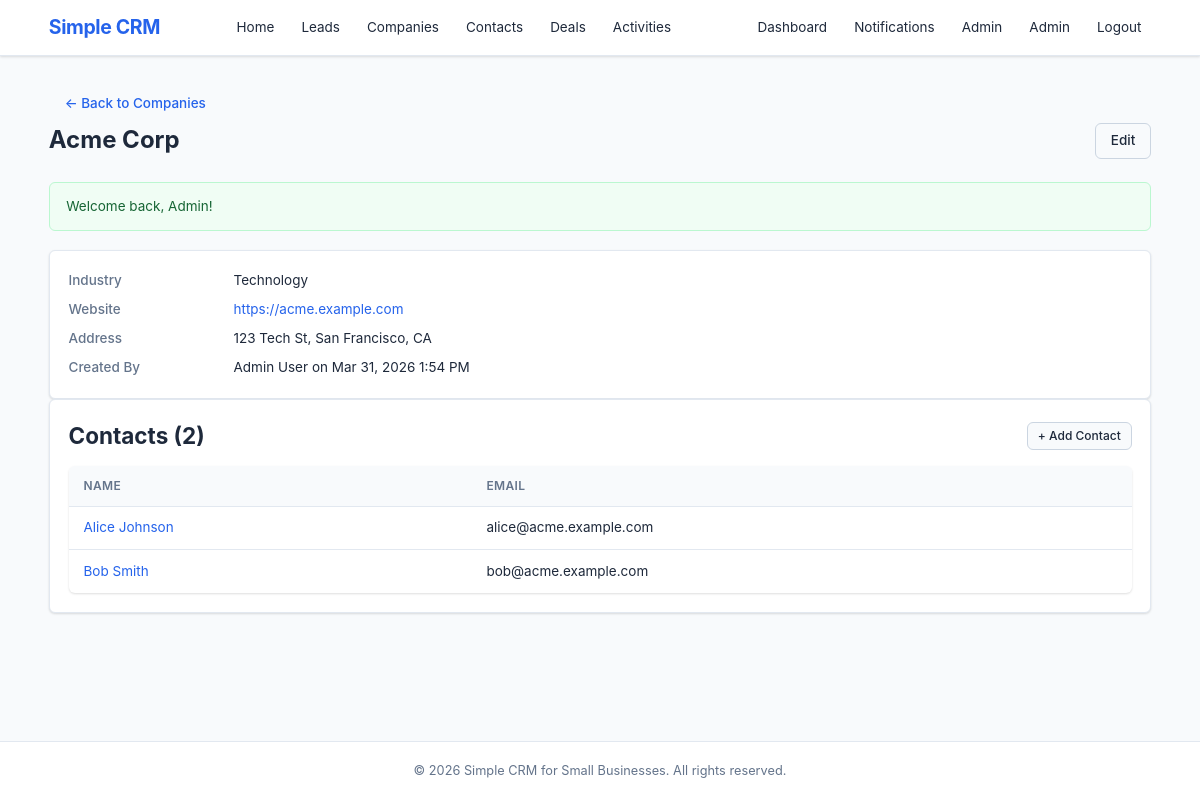
/public/company_detail.php?id=1 (signed in), run on the app's committed database.
### tables this page shows
CREATE TABLE IF NOT EXISTS `companies` (
    `id`         INT AUTO_INCREMENT PRIMARY KEY,
    `name`       VARCHAR(150) NOT NULL,
    `industry`   VARCHAR(100) DEFAULT NULL,
    `website`    VARCHAR(255) DEFAULT NULL,
    `address`    TEXT         DEFAULT NULL,
    `created_by` INT          DEFAULT NULL,
    `created_at` DATETIME     NOT NULL DEFAULT CURRENT_TIMESTAMP,
    FOREIGN KEY (`created_by`) REFERENCES `users`(`id`) ON DELETE SET NULL
);

CREATE TABLE IF NOT EXISTS `contacts` (
    `id`         INT AUTO_INCREMENT PRIMARY KEY,
    `company_id` INT          DEFAULT NULL,
    `first_name` VARCHAR(50)  NOT NULL,
    `last_name`  VARCHAR(50)  NOT NULL,
    `email`      VARCHAR(100) DEFAULT NULL,
    `phone`      VARCHAR(30)  DEFAULT NULL,
    `created_by` INT          DEFAULT NULL,
    `created_at` DATETIME     NOT NULL DEFAULT CURRENT_TIMESTAMP,
    FOREIGN KEY (`company_id`) REFERENCES `companies`(`id`) ON DELETE SET NULL,
    FOREIGN KEY (`created_by`) REFERENCES `users`(`id`)     ON DELETE SET NULL
);

### models/Company.php (called while the page is built, shortened)
<?php
function getCompanyById(int $id): ?array
{
    $db = getDB();
    $stmt = $db->prepare(
        'SELECT co.*,
                CONCAT(u.first_name, " ", u.last_name) AS creator_name
         FROM companies co
         LEFT JOIN users u ON co.created_by = u.id
         WHERE co.id = :id'
    );
    $stmt->execute([':id' => $id]);
    return $stmt->fetch() ?: null;
}

### includes/auth.php (called while the page is built, shortened)
<?php
function isLoggedIn(): bool
{
    return isset($_SESSION['user_id']);
}
function currentRole(): string
{
    return $_SESSION['user_role'] ?? 'visitor';
}
function hasMinRole(string $minRole): bool
{
    $hierarchy = [
        'visitor'       => 0,
        'user'          => 1,
        'sales_rep'     => 2,
        'sales_manager' => 3,
        'admin'         => 4,
    ];
    $userLevel = $hierarchy[currentRole()] ?? 0;
    $minLevel  = $hierarchy[$minRole]      ?? 0;
    return $userLevel >= $minLevel;
}

### includes/permissions.php (called while the page is built, shortened)
<?php
require_once __DIR__ . '/auth.php';
function canEditCompany(array $c): bool {
    if (hasMinRole('admin')) return true;
    return ($c['created_by'] == currentUserId());
}

### models/Contact.php (called while the page is built, shortened)
<?php
function getContactsByCompany(int $companyId): array
{
    $db = getDB();
    $stmt = $db->prepare(
        'SELECT id, first_name, last_name, email FROM contacts WHERE company_id = :cid ORDER BY last_name'
    );
    $stmt->execute([':cid' => $companyId]);
    return $stmt->fetchAll();
}

### public/company_detail.php (the view, shortened to what this page needs)
<?php
require_once __DIR__ . '/../includes/auth.php';
require_once __DIR__ . '/../includes/helpers.php';
require_once __DIR__ . '/../includes/permissions.php';
require_once __DIR__ . '/../models/Company.php';
require_once __DIR__ . '/../models/Contact.php';
$id = (int) ($_GET['id'] ?? 0);
$company = getCompanyById($id);
$contacts = getContactsByCompany($id);
require_once __DIR__ . '/../includes/header.php';
?>
<div class="container">
    <a href="companies.php" class="btn btn-ghost">&larr; Back to Companies</a>
    <div class="page-header">
        <h1><?= e($company['name']) ?></h1>
        <div class="header-actions">
            <?php if (canEditCompany($company)): ?>
                <a href="company_form.php?id=<?= $id ?>" class="btn btn-secondary">Edit</a>
            <?php endif; ?>
        </div>
    </div>
    <?= renderFlash() ?>
    <div class="card">
        <dl class="detail-list">
            <dt>Industry</dt><dd><?= e($company['industry'] ?? '—') ?></dd>
            <dt>Website</dt><dd><?= $company['website'] ? '<a href="' . e($company['website']) . '" target="_blank">' . e($company['website']) . '</a>' : '—' ?></dd>
            <dt>Address</dt><dd><?= $company['address'] ? nl2br(e($company['address'])) : '—' ?></dd>
            <dt>Created By</dt><dd><?= e($company['creator_name'] ?? '—') ?> on <?= formatDateTime($company['created_at']) ?></dd>
        </dl>
    </div>
    <div class="card">
        <div class="section-header">
            <h2>Contacts (<?= count($contacts) ?>)</h2>
            <a href="contact_form.php?company_id=<?= $id ?>" class="btn btn-sm btn-secondary">+ Add Contact</a>
        </div>
        <?php if (empty($contacts)): ?>
            <p class="text-muted">No contacts for this company.</p>
        <?php else: ?>
            <table class="table">
                <thead><tr><th>Name</th><th>Email</th></tr></thead>
                <tbody>
                <?php foreach ($contacts as $ct): ?>
                    <tr>
                        <td><a href="contact_detail.php?id=<?= $ct['id'] ?>"><?= e($ct['first_name'] . ' ' . $ct['last_name']) ?></a></td>
                        <td><?= e($ct['email'] ?? '—') ?></td>
                    </tr>
                <?php endforeach; ?>
                </tbody>
            </table>
        <?php endif; ?>
    </div>
</div>
<?php require_once __DIR__ . '/../includes/footer.php'; ?>

### public/css/style.css (style rules this page uses)
*, *::before, *::after { box-sizing: border-box; margin: 0; padding: 0; }
:root { --color-primary: #2563eb; --color-primary-dark: #1d4ed8; --color-success: #16a34a; --color-warning: #d97706; --color-danger: #dc2626; --color-info: #0891b2; --color-bg: #f8fafc; --color-white: #ffffff; --color-text: #1e293b; --color-text-light: #64748b; --color-border: #e2e8f0; --color-border-dark: #cbd5e1; --radius: 6px; --shadow: 0 1px 3px rgba(0,0,0,0.08), 0 1px 2px rgba(0,0,0,0.06); --shadow-md: 0 4px 6px rgba(0,0,0,0.07), 0 2px 4px rgba(0,0,0,0.06); --font-sans: -apple-system, BlinkMacSystemFont, 'Segoe UI', Roboto, Oxygen, Ubuntu, sans-serif; --font-mono: 'SF Mono', SFMono-Regular, Consolas, 'Liberation Mono', Menlo, monospace; }
html { font-size: 15px; line-height: 1.6; }
body { font-family: var(--font-sans); color: var(--color-text); background: var(--color-bg); min-height: 100vh; display: flex; flex-direction: column; }
a { color: var(--color-primary); text-decoration: none; }
.container { max-width: 1140px; margin: 0 auto; padding: 0 1.25rem; }
.page-header { display: flex; align-items: center; justify-content: space-between; margin-bottom: 1.5rem; gap: 1rem; flex-wrap: wrap; }
.page-header h1 { font-size: 1.6rem; font-weight: 700; color: var(--color-text); }
.btn { display: inline-block; padding: 0.5rem 1rem; font-size: 0.9rem; font-weight: 500; border-radius: var(--radius); border: 1px solid var(--color-border-dark); background: var(--color-white); color: var(--color-text); cursor: pointer; transition: all 0.15s; text-align: center; line-height: 1.4; }
.btn-sm { padding: 0.3rem 0.65rem; font-size: 0.8rem; }
.card { background: var(--color-white); border: 1px solid var(--color-border); border-radius: var(--radius); padding: 1.25rem; box-shadow: var(--shadow); }
.btn-secondary { background: var(--color-bg); color: var(--color-text); border-color: var(--color-border-dark); }
.btn-ghost { background: transparent; border-color: transparent; color: var(--color-primary); }
.table { width: 100%; border-collapse: collapse; background: var(--color-white); border-radius: var(--radius); box-shadow: var(--shadow); overflow: hidden; }
.table th, .table td { padding: 0.7rem 1rem; text-align: left; border-bottom: 1px solid var(--color-border); font-size: 0.9rem; }
.table th { background: var(--color-bg); font-weight: 600; color: var(--color-text-light); font-size: 0.8rem; text-transform: uppercase; letter-spacing: 0.03em; }
.table tbody tr:last-child td { border-bottom: none; }
.detail-list { display: grid; grid-template-columns: 150px 1fr; gap: 0.5rem 1rem; font-size: 0.9rem; }
.detail-list dt { color: var(--color-text-light); font-weight: 500; }
.detail-list dd { margin: 0; }
.section-header { display: flex; align-items: center; justify-content: space-between; margin-bottom: 0.75rem; gap: 0.5rem; }
.section-header h2, .section-header h3 { margin-bottom: 0; border-bottom: none; padding-bottom: 0; }
.header-actions { display: flex; gap: 0.5rem; }

### data on the page
companies: name "Acme Corp", industry "Technology", website "https://acme.example.com", address "123 Tech St, San Francisco, CA", created_at "Mar 31, 2026 1:54 PM"
contacts: first_name+last_name "Alice Johnson", email "alice@acme.example.com"
contacts: first_name+last_name "Bob Smith", email "bob@acme.example.com"

### other printed values
$user['first_name'] "Admin"
$msg "Welcome back, Admin!"
$company['creator_name'] "Admin User"
count($contacts) "2"
